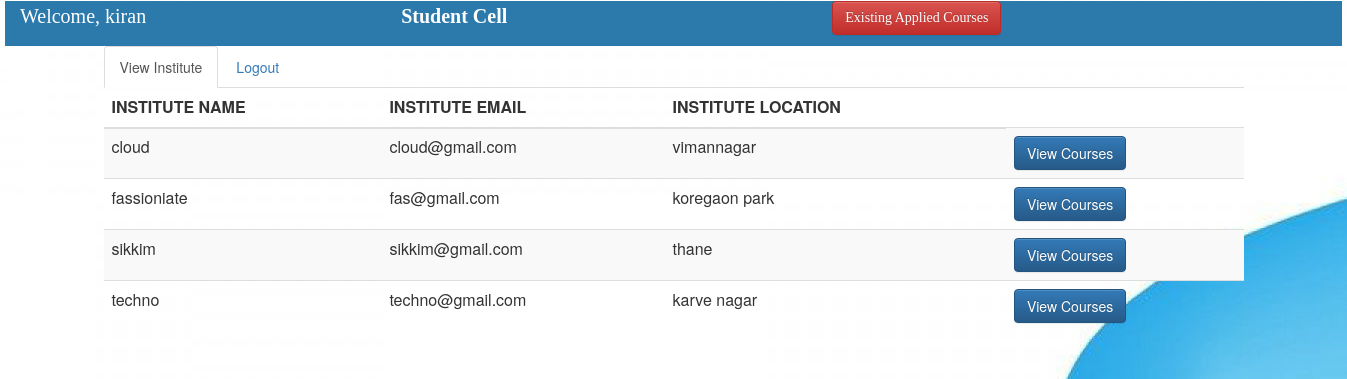
/student_dash.php (signed in), run on the app's committed database.
### tables this page shows
CREATE TABLE `user_data` (
  `s_id` varchar(50) NOT NULL,
  `s_first_name` varchar(20) NOT NULL,
  `s_last_name` varchar(20) NOT NULL,
  `s_email` varchar(50) NOT NULL,
  `s_dob` date NOT NULL,
  `s_gender` varchar(20) NOT NULL,
  `s_mob` int(10) NOT NULL,
  `s_country` varchar(20) NOT NULL,
  `s_state` varchar(20) NOT NULL,
  `s_city` varchar(20) NOT NULL,
  `s_addr` text NOT NULL,
  `s_ten_board` varchar(20) NOT NULL,
  `s_ten_yop` int(4) NOT NULL,
  `s_ten_tm` int(4) NOT NULL,
  `s_ten_mo` int(4) NOT NULL,
  `s_ten_per` float NOT NULL,
  `s_twl_board` varchar(20) NOT NULL,
  `s_twl_yop` int(4) NOT NULL,
  `s_twl_tm` int(4) NOT NULL,
  `s_twl_mo` int(4) NOT NULL,
  `s_twl_per` float NOT NULL
);

CREATE TABLE `t_institute` (
  `i_name` varchar(50) NOT NULL,
  `i_email` varchar(50) NOT NULL,
  `location` varchar(50) NOT NULL
);

### student_dash.php (the view, shortened to what this page needs)
<?php
include 'config.php';
$q=mysqli_query($con,"select s_first_name from user_data where s_id='".$_SESSION['user']."'");
$n=  mysqli_fetch_assoc($q);
$sfname= $n['s_first_name'];
?>
<html>
    <head>
        <link rel="stylesheet" href="bootstrap/bootstrap.min.css">
         <link rel="stylesheet" href="bootstrap/bootstrap-theme.min.css">
        <link type="text/css" rel="stylesheet" href="css/admform.css"></link>
       <link href="css/css.css" rel="stylesheet" type="text/css" />
    </head>
    <body style="background-image:url(./images/inbg.jpg) ">
      <form id="student_dash" action="student_dash.php" method="post">
            <div class="container-fluid" id="dmid">
                <div class="row">
                  <div class="col-sm-12">
                         <font style="color:white; font-family: Verdana;  font-size:20px;">
                <p align="justify"><?php echo "Welcome, $sfname   &nbsp;&nbsp;&nbsp;&nbsp;&nbsp;&nbsp;&nbsp;&nbsp;
                    &nbsp;&nbsp;&nbsp;&nbsp;&nbsp;&nbsp;&nbsp;&nbsp;&nbsp;&nbsp;&nbsp;&nbsp;&nbsp;&nbsp;&nbsp;&nbsp;&nbsp;
                    &nbsp;&nbsp;&nbsp;&nbsp;&nbsp;&nbsp;&nbsp;&nbsp;&nbsp;&nbsp;&nbsp;&nbsp;&nbsp;&nbsp;
                    &nbsp;&nbsp;&nbsp;&nbsp;&nbsp;&nbsp;&nbsp;&nbsp;<b>Student Cell </b>
                    &nbsp;&nbsp;&nbsp;&nbsp;&nbsp;&nbsp;&nbsp;&nbsp;&nbsp;&nbsp;&nbsp;&nbsp;&nbsp;&nbsp;&nbsp;&nbsp;&nbsp;
                    &nbsp;&nbsp;&nbsp;&nbsp;&nbsp;&nbsp;&nbsp;&nbsp;&nbsp;&nbsp;&nbsp;&nbsp;&nbsp;&nbsp;&nbsp;&nbsp;&nbsp;
                    &nbsp;&nbsp;&nbsp;&nbsp;&nbsp;&nbsp;&nbsp;&nbsp;&nbsp;&nbsp;&nbsp;&nbsp;&nbsp;&nbsp;
                    &nbsp;&nbsp;&nbsp;&nbsp;&nbsp;&nbsp;&nbsp;&nbsp;&nbsp;&nbsp;&nbsp;&nbsp;
                    <b><a href='admsnform.php'><input type='button' value='Existing Applied Courses' class='toggle btn btn-danger'></a></b>"
                    ?></p> </font>
                  </div>
                 </div>
             </div>
             <div class="container">
                    <ul class="nav nav-tabs" >
                        <li class="active"><a data-toggle="tab" href="#viewinstitute">View Institute</a></li>
                        <li><a  href="studlogout.php">Logout</a></li>
                    </ul>
                    <div class="tab-content">
                       <div id="viewinstitute" class="tab-pane fade in active">
                           <?php
		$rs1 = mysqli_query($con,"select * from t_institute");
                echo '<table class="table table-striped" id="tblData">';
                echo "<thead>";
                echo "<tr>";
                echo "<th>INSTITUTE NAME</th>";
                echo "<th>INSTITUTE EMAIL</th>";
                echo "<th>INSTITUTE LOCATION</th>";
                echo "</thead>";
                echo "<tbody>";
		while($ar = mysqli_fetch_array($rs1))
                {
               echo "<tr>";
               echo "<td>" . $ar[0] . "</td>";
               echo "<td>" . $ar[1] . "</td>";
                echo "<td>" . $ar[2] . "</td>";
                echo "<td><a href=viewcourses.php?id=".$ar[0]." ><input type='button' value='View Courses' name='viewcourse' class='toggle btn btn-primary'></a></td>";
		}
                echo "</tbody>";
                echo "</table>";
	?>
             </div>
             </form>
    </body>
</html>

### css/admform.css (style rules this page uses)
#dmid { height:45px; width:1337px; background-color: #2c7aac; }

### data on the page
user_data: s_first_name "kiran"
t_institute: i_name "cloud", i_email "cloud@gmail.com", location "vimannagar"
t_institute: i_name "fassioniate", i_email "fas@gmail.com", location "koregaon park"
t_institute: i_name "sikkim", i_email "sikkim@gmail.com", location "thane"
t_institute: i_name "techno", i_email "techno@gmail.com", location "karve nagar"
